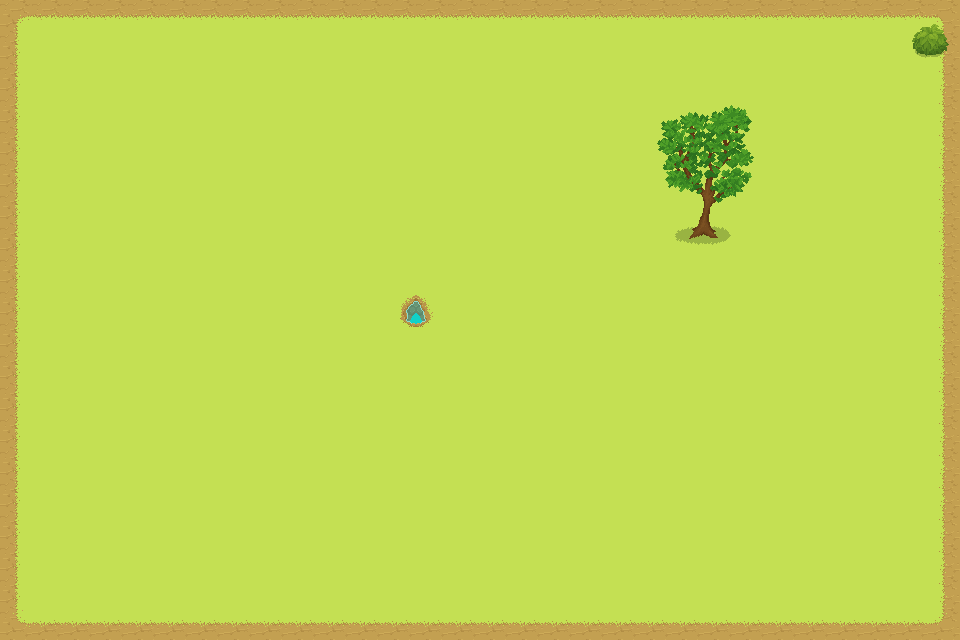

A 2D game scene composited from a Tiled map and its tileset images. What follows is a short description and the map's XML, with each tile layer's data collapsed to a summary:
An orthogonal 30x20 tile map with 32x32 px tiles, 2 tile layers (Tile Layer 1, Obstacle layer), 2 tilesets.

<map version="1.10" tiledversion="1.11.0" orientation="orthogonal" renderorder="right-down" width="30" height="20" tilewidth="32" tileheight="32" infinite="0" nextlayerid="5" nextobjectid="3">
 <tileset firstgid="1" source="UniSimTiles.tsx" />
 <tileset firstgid="157" source="Obstacles.tsx" />
 <layer id="1" name="Tile Layer 1" width="30" height="20">
  <data>[600 cells, 596 non-empty, 9 distinct tile ids]</data>
 </layer>
 <layer id="4" name="Obstacle layer" width="30" height="20">
  <data>[600 cells, 24 non-empty, 24 distinct tile ids]</data>
 </layer>
 <objectgroup id="2" name="Cursor layer" />
 <objectgroup id="3" name="Building layer" />
</map>
